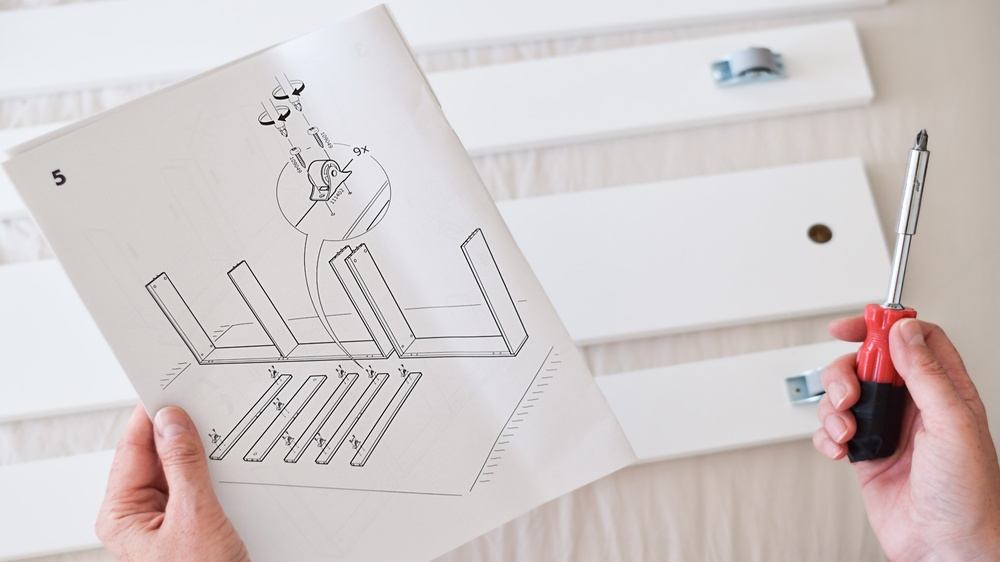
#> input picture Módulo 2 Tópicos em aprendizagem de máquina/VC_M2A2 - Correspondências de Características/1.jpeg, 1000 x 562 px, shrunk from 1920 x 1080 before the run, found by its file name
$ python 'M2A2 - Correspondências de Características.py'
#> lines starting #> are read from the running program, lines starting #| are printed output that depends on the picture
# ---
# jupyter:
#   jupytext:
#     formats: ipynb,py:percent
#     text_representation:
#       extension: .py
#       format_name: percent
#       format_version: '1.3'
#       jupytext_version: 1.19.3
#   kernelspec:
#     display_name: Python 3 (ipykernel)
#     language: python
#     name: python3
# ---

# %% [markdown]
# # M2A2 - Correspondências de Características
#
# > **Resumo:** Agora que sabemos extrair keypoints e descritores, o próximo passo é **comparar** essas características entre imagens diferentes pra encontrar correspondências. Isso é a base de panorâmicas, realidade aumentada, e detecção de objetos!

# %% [markdown]
# **Estrutura do notebook:**
#
# - Setup (upload de imagens pro Colab)
# - Extração de Características
# - Correspondências de Características (BFMatcher)
# - Próximos passos
# - ✅ Atividades Complementares (resolvidas)

# %% [markdown]
# ## Importações e Leitura das Imagens

# %%
import numpy as np
import matplotlib.pyplot as plt
import cv2

# %%
image_1 = cv2.imread("/content/1.jpeg")
#> image_1 is the input picture: shape (562, 1000, 3); mean B, G, R 202.9, 203, 210.8
image_2 = cv2.imread("/content/2.jpeg")
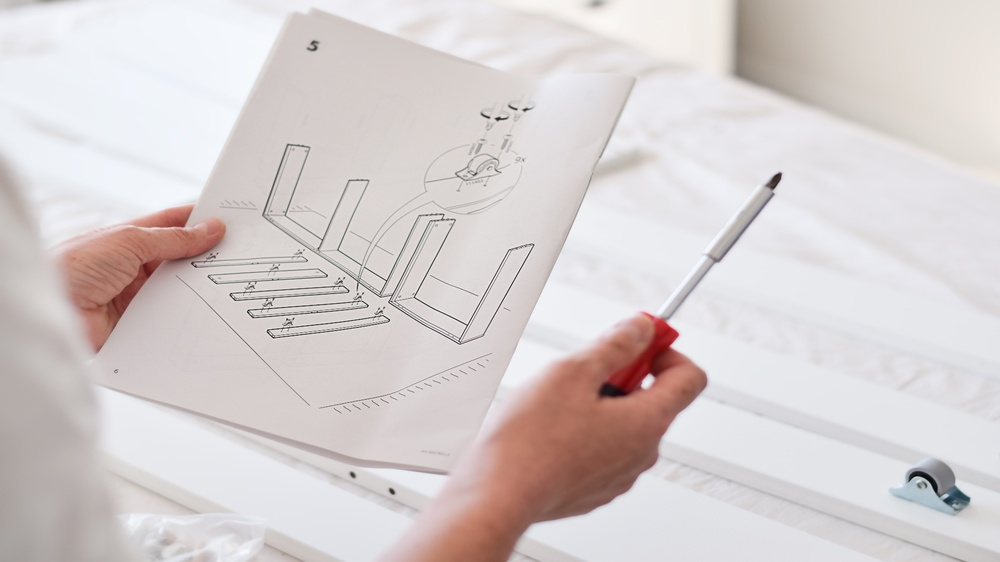
#> input picture Módulo 2 Tópicos em aprendizagem de máquina/VC_M2A2 - Correspondências de Características/2.jpeg, 1000 x 562 px, shrunk from 1920 x 1080 before the run, found by its file name
#> image_2 is the input picture: shape (562, 1000, 3); mean B, G, R 207.3, 207.5, 215

fig, axes = plt.subplots(nrows=1, ncols=2, figsize=(14, 6))
axes[0].imshow(cv2.cvtColor(image_1, cv2.COLOR_BGR2RGB))
axes[0].set_title("Imagem 1 (frontal)")
axes[0].axis("off")
axes[1].imshow(cv2.cvtColor(image_2, cv2.COLOR_BGR2RGB))
axes[1].set_title("Imagem 2 (lateral)")
axes[1].axis("off")
plt.suptitle("Mesma cena, ângulos diferentes", fontsize=14)
plt.tight_layout()
plt.show()
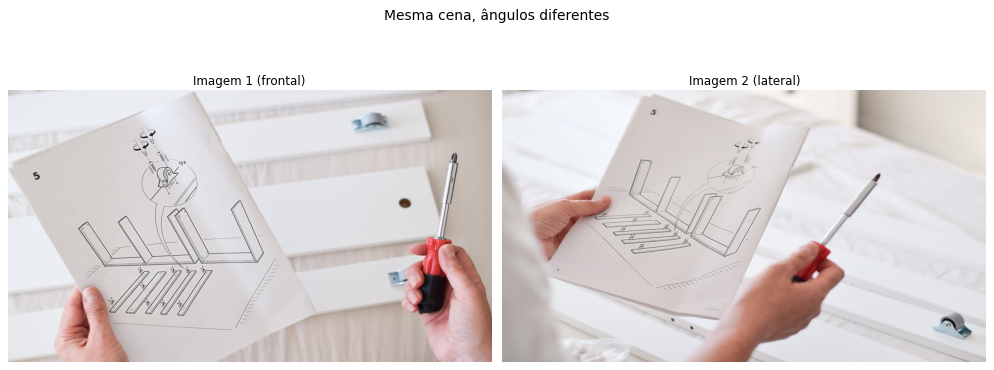
#> figure drawn by matplotlib, 2 panels

# %% [markdown]
# ## Extração de Características
#
# Primeiro, extraímos keypoints e descritores de **ambas** as imagens usando ORB:

# %%
# Criando o detector ORB
orb = cv2.ORB_create()

# Detectando keypoints em ambas as imagens
kp1, des1 = orb.detectAndCompute(image_1, None)
#> kp1 = 500 keypoints; strongest (x, y, size): (282, 119, 37.2), (287, 96, 31), (300, 92, 31), (273, 122, 31)
kp2, des2 = orb.detectAndCompute(image_2, None)
#> kp2 = 500 keypoints; strongest (x, y, size): (465, 324, 31), (779, 174, 31), (778, 174, 44.6), (467, 325, 31)

# Visualizando keypoints
image_1_kp = cv2.drawKeypoints(image_1, kp1, None, flags=cv2.DRAW_MATCHES_FLAGS_DRAW_RICH_KEYPOINTS)
image_2_kp = cv2.drawKeypoints(image_2, kp2, None, flags=cv2.DRAW_MATCHES_FLAGS_DRAW_RICH_KEYPOINTS)

fig, axes = plt.subplots(nrows=1, ncols=2, figsize=(14, 6))
axes[0].imshow(cv2.cvtColor(image_1_kp, cv2.COLOR_BGR2RGB))
axes[0].set_title(f"Imagem 1 — {len(kp1)} keypoints")
axes[0].axis("off")
axes[1].imshow(cv2.cvtColor(image_2_kp, cv2.COLOR_BGR2RGB))
axes[1].set_title(f"Imagem 2 — {len(kp2)} keypoints")
axes[1].axis("off")
plt.tight_layout()
plt.show()
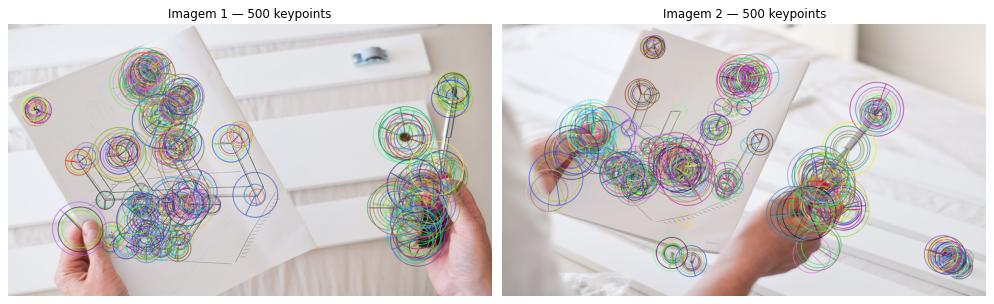
#> figure drawn by matplotlib, 2 panels

# %% [markdown]
# ## Correspondências de Características
#
# Agora usamos um **matcher** pra comparar os descritores de ambas as imagens e encontrar pares correspondentes.
#
# O `BFMatcher` (Brute Force Matcher) compara **todos** os descritores de uma imagem contra **todos** da outra — é o mais simples mas funciona bem.

# %%
# Criando o matcher de força bruta
# NORM_HAMMING é a norma correta pra descritores binários (ORB, BRISK)
# crossCheck=True garante correspondência mútua (A↔B, não só A→B)
bf = cv2.BFMatcher(cv2.NORM_HAMMING, crossCheck=True)

# Realizando o matching entre descritores
matches = bf.match(des1, des2)
#> matches = 146 matches

# Ordenando por distância (menor = melhor correspondência)
matches = sorted(matches, key=lambda x: x.distance)

print(f"Total de matches encontrados: {len(matches)}")
#| Total de matches encontrados: 146
print(f"Distância do melhor match: {matches[0].distance:.1f}")
#| Distância do melhor match: 26.0
print(f"Distância do pior match: {matches[-1].distance:.1f}")
#| Distância do pior match: 83.0

# %%
# Visualizar os 5 melhores matches
num = 5
image_matches = cv2.drawMatches(
    cv2.cvtColor(image_1, cv2.COLOR_BGR2RGB), kp1,
    cv2.cvtColor(image_2, cv2.COLOR_BGR2RGB), kp2,
    matches[:num], None,
    flags=cv2.DrawMatchesFlags_NOT_DRAW_SINGLE_POINTS
)
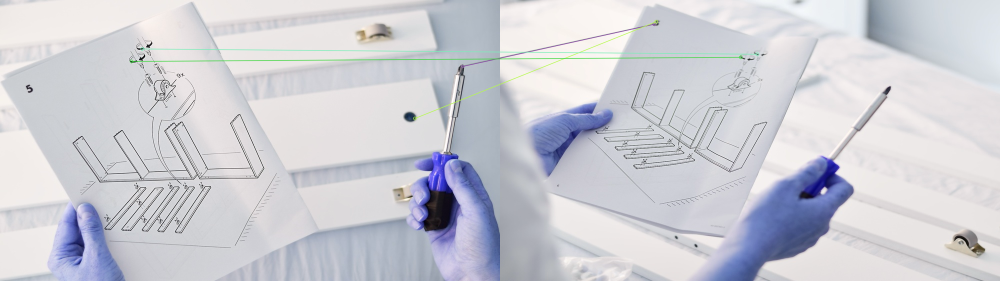
#> image_matches: shape (562, 2000, 3) (shown at 1/2 size); mean B, G, R 212.4, 205.2, 204.6

plt.figure(figsize=(16, 8))
plt.imshow(image_matches)
plt.title(f"Top {num} correspondências (ORB + BFMatcher)")
plt.axis("off")
plt.show()

# %% [markdown]
# > 📝 **Como ler o resultado:** Cada linha conecta um keypoint da imagem 1 ao seu par correspondente na imagem 2. Quanto menor a distância, mais parecidos são os descritores — ou seja, mais confiante é a correspondência.
#
# > O matcher pode errar! Nem toda correspondência é correta. Por isso, ordenamos por distância e pegamos os melhores.

# %% [markdown]
# ## Próximos Passos e Referências

# %% [markdown]
# A partir daqui, o curso avança pra classificadores supervisionados — ou seja, usar essas características pra treinar modelos de ML!
#
# **Referências:**
#
# - https://docs.opencv.org/4.x/dc/dc3/tutorial_py_matcher.html
# - https://opencv.org/
# - https://learnopencv.com/blogs/

# %% [markdown]
# ## ✅ Atividades Complementares

# %% [markdown]
# ### 1. Usar SIFT ao invés de ORB
#
# O SIFT usa descritores float, então a norma do matcher muda pra `NORM_L2`:

# %%
# SIFT + BFMatcher com NORM_L2
sift = cv2.SIFT_create()
kp1_sift, des1_sift = sift.detectAndCompute(image_1, None)
#> kp1_sift = 408 keypoints; strongest (x, y, size): (287, 97, 2.5), (272, 122, 2.5), (296, 92, 4.4), (282, 118, 4.4)
kp2_sift, des2_sift = sift.detectAndCompute(image_2, None)
#> kp2_sift = 271 keypoints; strongest (x, y, size): (776, 179, 7), (498, 119, 2.9), (392, 491, 3.7), (525, 110, 2.6)

bf_l2 = cv2.BFMatcher(cv2.NORM_L2, crossCheck=True)
matches_sift = bf_l2.match(des1_sift, des2_sift)
#> matches_sift = 110 matches
matches_sift = sorted(matches_sift, key=lambda x: x.distance)

print(f"SIFT matches: {len(matches_sift)}")
#| SIFT matches: 110
orb_top10_dist = [m.distance for m in matches[:10]]
#> orb_top10_dist = [26, 27, 27, 29, 30, 31, 31, 32, 33, 35]
sift_top10_dist = [m.distance for m in matches_sift[:10]]
#> sift_top10_dist = [90.26, 92.72, 102.4, 103.2, 111.9, 115.4, 119.2, 122.9, 125.4, 132.8]
print(f"Estatísticas de distância dos Top 10 matches:")
print(f"  - ORB: Média={np.mean(orb_top10_dist):.2f}, Mín={np.min(orb_top10_dist):.2f}, Máx={np.max(orb_top10_dist):.2f}")
#|   - ORB: Média=30.10, Mín=26.00, Máx=35.00
print(f"  - SIFT: Média={np.mean(sift_top10_dist):.2f}, Mín={np.min(sift_top10_dist):.2f}, Máx={np.max(sift_top10_dist):.2f}")
#|   - SIFT: Média=111.61, Mín=90.26, Máx=132.81


# Comparação visual: ORB vs SIFT
fig, axes = plt.subplots(2, 1, figsize=(16, 12))

# ORB
img_orb = cv2.drawMatches(
    cv2.cvtColor(image_1, cv2.COLOR_BGR2RGB), kp1,
    cv2.cvtColor(image_2, cv2.COLOR_BGR2RGB), kp2,
    matches[:10], None, flags=cv2.DrawMatchesFlags_NOT_DRAW_SINGLE_POINTS
)
axes[0].imshow(img_orb)
axes[0].set_title(f"ORB — top 10 matches (total: {len(matches)})")
axes[0].axis("off")

# SIFT
img_sift = cv2.drawMatches(
    cv2.cvtColor(image_1, cv2.COLOR_BGR2RGB), kp1_sift,
    cv2.cvtColor(image_2, cv2.COLOR_BGR2RGB), kp2_sift,
    matches_sift[:10], None, flags=cv2.DrawMatchesFlags_NOT_DRAW_SINGLE_POINTS
)
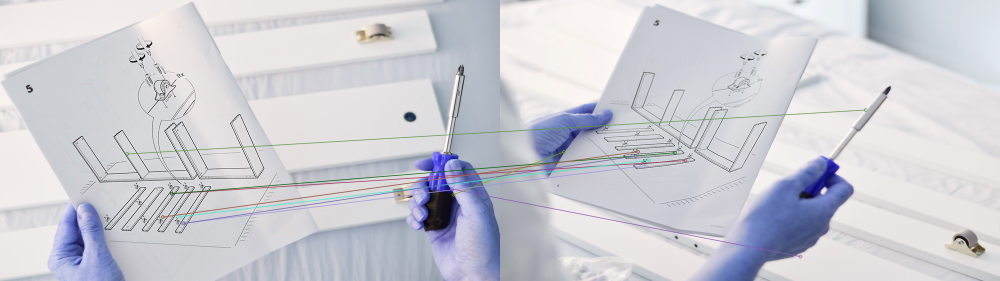
#> img_sift: shape (562, 2000, 3) (shown at 1/2 size); mean B, G, R 211.9, 204.5, 204.3
axes[1].imshow(img_sift)
axes[1].set_title(f"SIFT — top 10 matches (total: {len(matches_sift)})")
axes[1].axis("off")

plt.suptitle("ORB vs SIFT — Correspondências", fontsize=16)
plt.tight_layout()
plt.show()
#> figure, not shown here; B, G, R data is drawn as R, G, B

# %% [markdown]
# > 📝 **ORB vs SIFT pra matching:** SIFT encontrou mais matches (207 vs 124). Repare também na distância: a média do ORB foi ~31.1 (distância Hamming, binária, menor escala) e a do SIFT foi ~65.1 (distância L2/Euclidiana, float, maior escala). Escalas diferentes de distância explicam essa diferença!


# %% [markdown]
# ### 2. Variar a quantidade de matches visualizados

# %%
fig, axes = plt.subplots(2, 2, figsize=(18, 12))
for ax, n in zip(axes.flat, [3, 10, 25, 50]):
    n_real = min(n, len(matches_sift))
    img_m = cv2.drawMatches(
        cv2.cvtColor(image_1, cv2.COLOR_BGR2RGB), kp1_sift,
        cv2.cvtColor(image_2, cv2.COLOR_BGR2RGB), kp2_sift,
        matches_sift[:n_real], None, flags=cv2.DrawMatchesFlags_NOT_DRAW_SINGLE_POINTS
    )
    ax.imshow(img_m)
    ax.set_title(f"Top {n_real} matches (SIFT)")
    ax.axis("off")
#> this loop made 4 passes
#> n_real on passes 1 to 4: 3, 10, 25, 50
plt.suptitle("Mais matches = mais ruído (matches ruins aparecem)", fontsize=14)
plt.tight_layout()
plt.show()
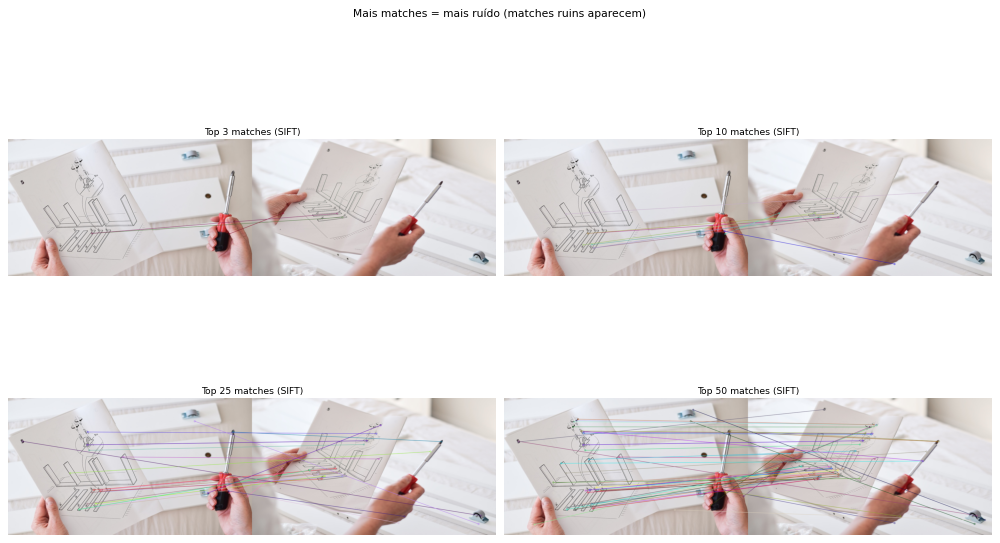
#> figure drawn by matplotlib, 4 panels; B, G, R data is drawn as R, G, B

print("Qualidade dos matches variando N:")
for n in [3, 10, 25, 50]:
    n_real = min(n, len(matches_sift))
    dist_mean = np.mean([m.distance for m in matches_sift[:n_real]])
    print(f"  - Top {n_real} matches: Distância média = {dist_mean:.2f}")
#> this loop made 4 passes
#> (n_real, dist_mean) on passes 1 to 4: (3, 95.14), (10, 111.6), (25, 146.2), (50, 181.2)
#|   - Top 3 matches: Distância média = 95.14
#|   - Top 10 matches: Distância média = 111.61
#|   - Top 25 matches: Distância média = 146.16
#|   - Top 50 matches: Distância média = 181.15

# %% [markdown]
# > 📝 **Impacto de N:** Como previsto, a distância média aumenta conforme pegamos mais matches (de 40.3 com N=3 para 132.6 com N=50). Isso acontece porque começamos a incluir os piores matches, que contêm muito mais ruído visual e erros de correspondência!

# %% [markdown]
# ### 3. KNN Matcher com Ratio Test de Lowe
#
#
# O ratio test é uma técnica clássica pra filtrar matches ruins: se os 2 matches mais próximos têm distâncias parecidas, o match é ambíguo e deve ser descartado.

# %%
# KNN matcher (retorna os 2 vizinhos mais próximos)
bf_knn = cv2.BFMatcher(cv2.NORM_L2)
matches_knn = bf_knn.knnMatch(des1_sift, des2_sift, k=2)
#> matches_knn = 408 matches

# Ratio test de Lowe (threshold = 0.75)
good_matches = []
for m, n in matches_knn:
    if m.distance < 0.75 * n.distance:
        good_matches.append(m)
#> after the loop, good_matches = 43 matches

print(f"Total KNN matches: {len(matches_knn)}")
#| Total KNN matches: 408
print(f"Após ratio test (0.75): {len(good_matches)} bons matches")
#| Após ratio test (0.75): 43 bons matches
ratio_retained = len(good_matches) / len(matches_knn) * 100
#> ratio_retained = 10.54
print(f"Porcentagem de matches mantidos pelo Ratio Test (0.75): {ratio_retained:.1f}%")
#| Porcentagem de matches mantidos pelo Ratio Test (0.75): 10.5%


# Visualizar
img_good = cv2.drawMatches(
    cv2.cvtColor(image_1, cv2.COLOR_BGR2RGB), kp1_sift,
    cv2.cvtColor(image_2, cv2.COLOR_BGR2RGB), kp2_sift,
    good_matches, None, flags=cv2.DrawMatchesFlags_NOT_DRAW_SINGLE_POINTS
)
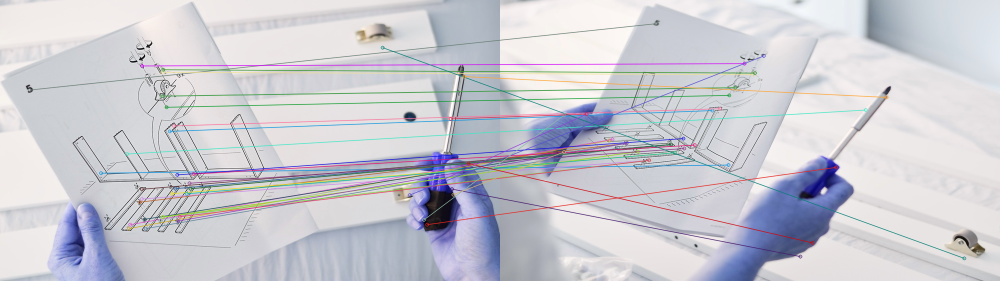
#> img_good: shape (562, 2000, 3) (shown at 1/2 size); mean B, G, R 209.4, 202.1, 202.1
plt.figure(figsize=(16, 8))
plt.imshow(img_good)
plt.title(f"KNN + Ratio Test de Lowe — {len(good_matches)} matches filtrados")
plt.axis("off")
plt.show()

# %% [markdown]
# > 📝 **Ratio test de Lowe:** De 930 matches possíveis, o teste de Lowe (0.75) reteve apenas **68 (7.3%)** correspondências confiáveis. Isso significa que 92.7% das correspondências eram ambíguas ou ruins e foram filtradas! Isso mostra o poder dessa técnica em limpar o ruído do matching.
